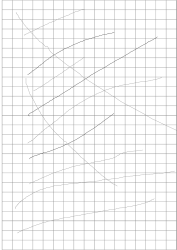
#> input picture LW5/test_sobel.jpeg, 177 x 250 px, shrunk from 2482 x 3509 before the run
$ python lw5.py   (older library calls are emulated)
#> lines starting #> are read from the running program, lines starting #| are printed output that depends on the picture
import numpy as np
import cv2.cv2 as cv2

image_path = "test_sobel.jpeg"
image_path2 = "2.png"
image_path3 = "test_filters.jpg"


#1
img = cv2.imread(image_path, cv2.IMREAD_REDUCED_GRAYSCALE_4)
#> img is the input picture: shape (250, 177); min 144, max 255, mean 245.6
cv2.imshow("IMAGE", img)

sobel = cv2.Sobel(img, cv2.CV_8U, dx=1, dy=1, ksize=3)  #На изображение накладывается ядро K размером s на s пикселей, для каждого пикселя считается взвешенная сумма пикселей, на
                                                        #которые наложено ядро оператора.
"""
ksize = 1 ->  1 x 3 or 3 x 1 (no Gaussian smoothing)
"""
cv2.imshow("Sobel", sobel)

laplace = cv2.Laplacian(img, -1, ksize=3) #сумма частных производных второго порядка
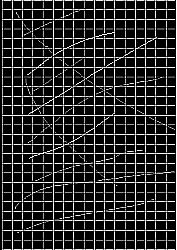
#> laplace: shape (250, 177); min 0, max 255, mean 45.1
cv2.imshow("Laplacian", laplace)

img_gauss = cv2.GaussianBlur(img, (5, 5), 0)
canny = cv2.Canny(img_gauss, threshold1=30, #нижинй порог
                  threshold2=120,#верхний порог
                  apertureSize=3)
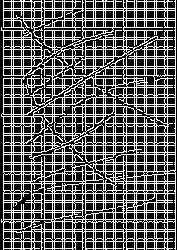
#> canny: shape (250, 177); 34.9% white in thin lines or dots
#Вычисление градиента выполняется с помощью уже известного оператора
#Собеля. Он применяется дважды: для вычисления значения в горизонтальном
#направлении – значение Gx – и в вертикальном направлении – значение Gy
#По этим данным можно вычислить модуль и направление градиента.

#В последний аргумент передаем булевое значение L2gradient. Если
#значение True, то градиент по направлению вычисляется с помощью нормы L2,
#если значение False – с помощью нормы L1.
cv2.imshow("Canny", canny)

cv2.waitKey(0)
cv2.destroyAllWindows()


#2
img_border1 = cv2.imread(image_path2, cv2.IMREAD_REDUCED_COLOR_2)
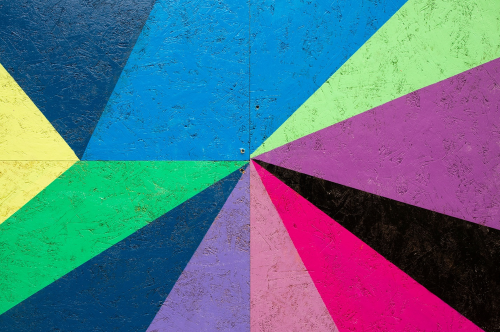
#> input picture LW5/2.PNG, 500 x 332 px, shrunk from 1493 x 991 before the run, found by its file name
#> img_border1 is the input picture: shape (332, 500, 3); mean B, G, R 137, 113.7, 85.2
# excluding noise
img_bilat = cv2.bilateralFilter(img_border1, d=50, sigmaColor=60, sigmaSpace=30)
img_gauss = cv2.GaussianBlur(img_bilat, (7, 7), 0)
#> img_gauss: shape (332, 500, 3)

canny = cv2.Canny(img_gauss, threshold1=45, #нижинй порог
                  threshold2=90,#верхний порог
                  apertureSize=3)
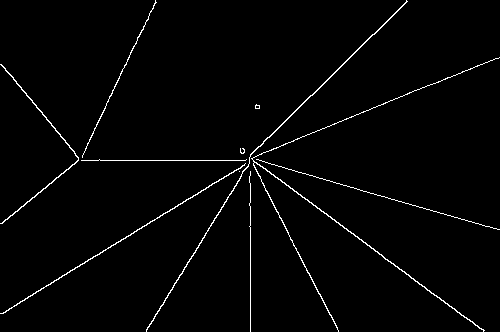
#> canny: shape (332, 500); 1.8% white in thin lines or dots
cv2.imshow("Canny", canny)

cv2.waitKey(0)
img_border2 = cv2.imread(image_path3,cv2.IMREAD_REDUCED_COLOR_2  )
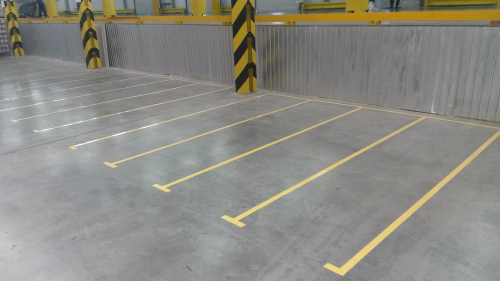
#> input picture LW5/test_filters.jpg, 500 x 281 px, shrunk from 1920 x 1080 before the run
#> img_border2 is the input picture: shape (281, 500, 3); mean B, G, R 131.9, 138.4, 139.5

img_gauss2 = cv2.GaussianBlur(img_border2, (11, 11), 0)

canny2 = cv2.Canny(img_gauss2, threshold1=45, #нижинй порог
                  threshold2=90,#верхний порог
                  apertureSize=3)
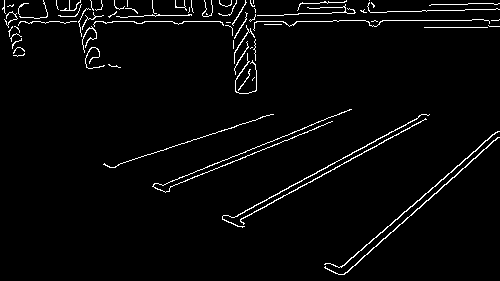
#> canny2: shape (281, 500); 3% white in thin lines or dots
cv2.imshow("Canny2", canny2)

cv2.waitKey(0)

#3
cap = cv2.VideoCapture("test_video.mp4")
kernel = np.ones((3, 3), np.uint8)
straightRectColor = (200, 255, 70)
BORDER_WIDTH = 5
threshold = 125
maxVal = 255
kernel = np.ones((3, 3), np.uint8)
while cap.isOpened():
    ret, frame = cap.read()
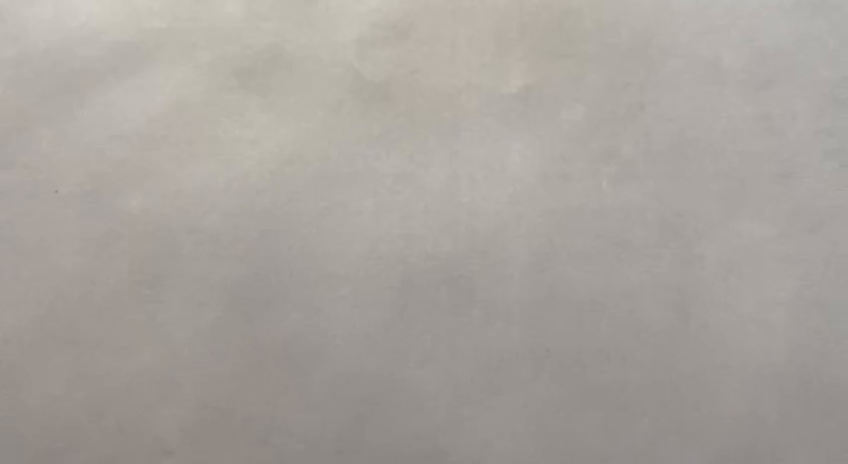
#> input picture frame 29 of LW5/test_video.mp4, 848 x 464 px
#> frame is the input picture: shape (464, 848, 3); mean B, G, R 156.2, 162.3, 167.5
    # if frame is read correctly ret is True
    if not ret:
        print("Can't receive frame (stream end?). Exiting ...")
        break
    # prepearation for canny borders
    gray_gauss = cv2.GaussianBlur(frame, (11, 11), 0)
    # find all borders with canny
    canny_video = cv2.Canny(gray_gauss, threshold1=30,  # lower
                       threshold2=100,  # upper
                       apertureSize=3)
#> canny_video: shape (464, 848); every value is 0
    # preparation for window boder excluding
    _, thresh_binary_inv = cv2.threshold(canny_video,threshold,maxVal,cv2.THRESH_BINARY_INV)
#> thresh_binary_inv: shape (464, 848); every value is 255
    # additing border to picture
    img_copy = cv2.copyMakeBorder(thresh_binary_inv, BORDER_WIDTH, BORDER_WIDTH, BORDER_WIDTH, BORDER_WIDTH, cv2.BORDER_CONSTANT,
                                  value=(255, 255, 255))
#> img_copy: shape (474, 858); every value is 255
    # making lines wider
    img_erode = cv2.erode(img_copy,kernel,iterations = 4)

    # connecting lines together
    img_open = cv2.morphologyEx(img_erode, cv2.MORPH_OPEN, kernel, iterations=10)
    # inversion to exclude window border
    _, thresh_binary_inv = cv2.threshold(img_open,threshold,maxVal,cv2.THRESH_BINARY_INV)
#> thresh_binary_inv: shape (474, 858); every value is 0
    contours, hierarchy = cv2.findContours(thresh_binary_inv, cv2.RETR_LIST, cv2.CHAIN_APPROX_NONE)
#> contours = []
    print("contours", len(contours))
#| contours 0

    if(contours != ()):
        # main external contour that we have to detect
#> (the run stopped early here; a loop or call above may not have finished)
